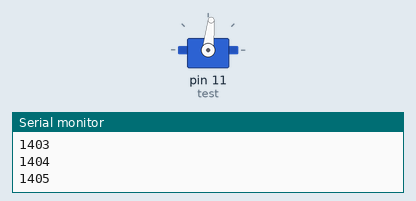
Bench run of a sketch on a simulated Arduino Uno, built with avr-gcc and run on an emulated ATmega328P. Parts: servo, the last lines printed to the serial monitor.

Above: at 0.3 s.
At 9.7 s:
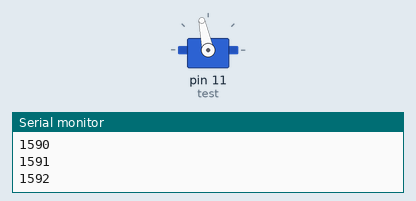
Timing chart, 0 to 11.2 s (numbered marks = the images above):
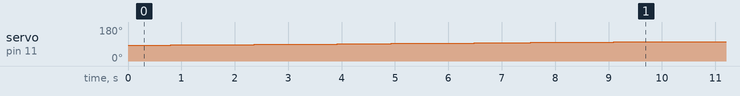

The sketch:

forklift_servo_test.ino
```cpp
#import <Servo.h>

Servo test;

uint16_t mic = 1400;

void setup() {
  // put your setup code here, to run once:
  test.attach(11);
  Serial.begin(115200);
}

void loop() {
  // put your main code here, to run repeatedly:

  test.writeMicroseconds(mic);

  Serial.println(mic);

  mic += 1;

  if (mic >= 1600) {
    mic = 1600;
  }

  delay(50);

}
```

Measured:
- by itself, servo on pin 11 (test): moves from 83° to 102° over 9.4 s
